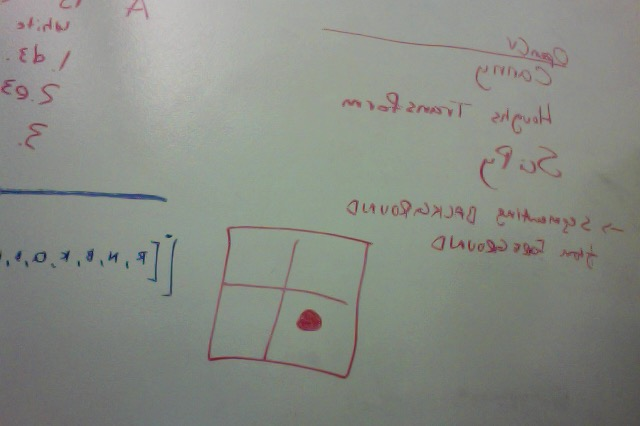
#> input picture yolo.jpg, 640 x 426 px
$ python Image_Diff_Detection_Before.py   (Python 2 division)
#> lines starting #> are read from the running program, lines starting #| are printed output that depends on the picture
import cv2
import numpy as np

image1 = cv2.imread("yolo.jpg")
#> image1 is the input picture: shape (426, 640, 3); mean B, G, R 132.3, 139.4, 135.8
image2 = cv2.imread("yolo2.jpg")
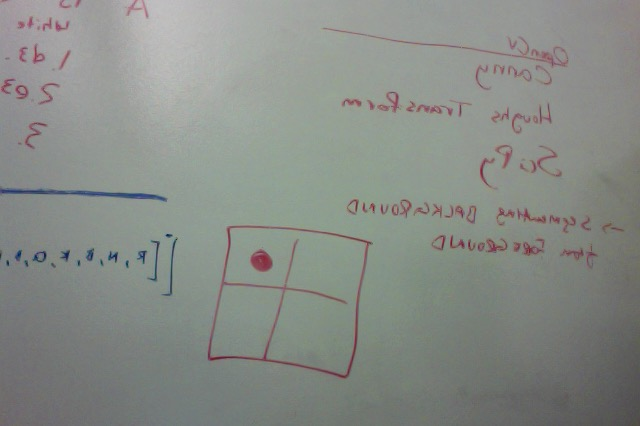
#> input picture yolo2.jpg, 640 x 426 px
#> image2 is the input picture: shape (426, 640, 3); mean B, G, R 135.1, 140.3, 135.9

difference = cv2.subtract(image1, image2)
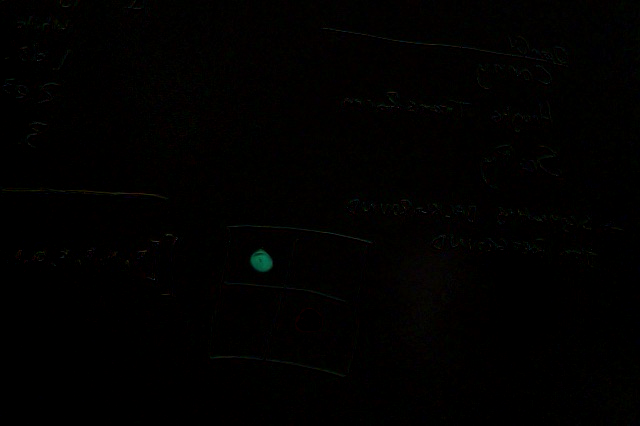
#> difference: shape (426, 640, 3); mean B, G, R 0.6, 1, 1.4

result = not np.any(difference) #if difference is all zeroes it will return False
#> result = False


if result is True:
		print "The images are the same"
else:
	cv2.imwrite("before.jpg", difference)
	print "the images are different"
